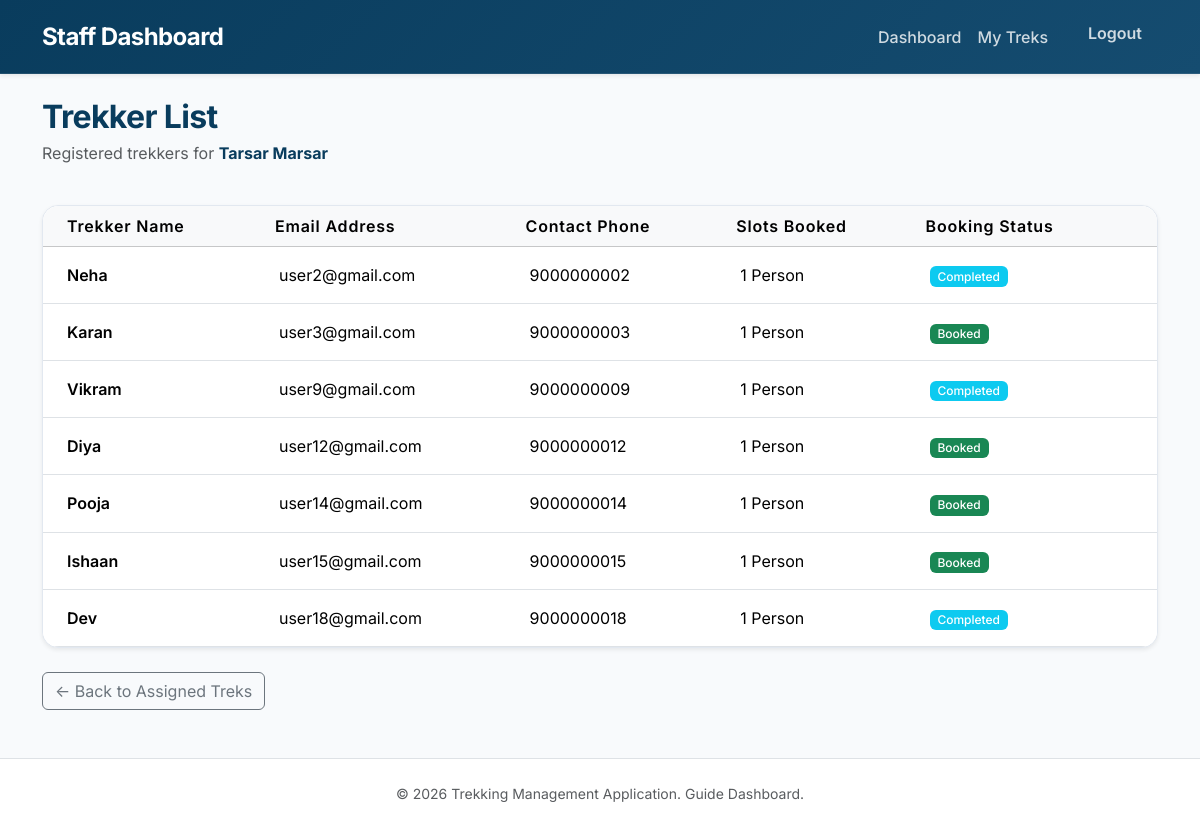
/staff/participants/6 (signed in), run on the app's committed database.
### models.py (models this page shows, shortened)
class Trek(db.Model):
    __tablename__ = "trek"
    id = db.Column(db.Integer, primary_key=True)
    name = db.Column(db.String(100), nullable=False)
    location = db.Column(db.String(100), nullable=False)
    difficulty = db.Column(db.String(50), nullable=False)
    duration = db.Column(db.Integer, nullable=False)
    total_slots = db.Column(db.Integer, nullable=False)
    available_slots = db.Column(db.Integer, nullable=False)
    assigned_staff = db.Column(
        db.Integer,
        db.ForeignKey("user.id"),
        nullable=True
    )
    start_date = db.Column(db.Date)
    end_date = db.Column(db.Date)
    status = db.Column(db.String(20), default="Pending")
    is_deleted = db.Column(
        db.Boolean,
        default=False
    )
    description = db.Column(db.Text)
    bookings = db.relationship(
        "Booking",
        backref="trek",
        lazy=True
    )

class Booking(db.Model):
    __tablename__ = "booking"
    id = db.Column(db.Integer, primary_key=True)
    user_id = db.Column(
        db.Integer,
        db.ForeignKey("user.id"),
        nullable=False
    )
    trek_id = db.Column(
        db.Integer,
        db.ForeignKey("trek.id"),
        nullable=False
    )
    booking_date = db.Column(db.DateTime)
    number_of_people = db.Column(
        db.Integer,
        default=1,
        nullable=False
    )
    status = db.Column(
        db.String(20),
        default="Booked"
    )

class User(UserMixin, db.Model):
    __tablename__ = "user"
    id = db.Column(db.Integer, primary_key=True)
    username = db.Column(db.String(100), unique=True, nullable=False)
    email = db.Column(db.String(100), unique=True, nullable=False)
    name = db.Column(db.String(100), nullable=False)
    phone = db.Column(db.String(20))
    password = db.Column(db.String(255), nullable=False)
    role = db.Column(db.String(20), default="user")
    status = db.Column(db.String(20),default="approved")
    bookings = db.relationship("Booking", backref="user", lazy=True)

### routes/staff.py (the view)
@staff.route("/participants/<int:id>")
@login_required
@staff_required
def participants(id):
    trek = Trek.query.get_or_404(id)
    if trek.assigned_staff != current_user.id:
        flash("Access Denied!", "danger")
        return redirect(url_for("staff.assigned_treks"))
    bookings = Booking.query.filter_by(
        trek_id=id
    ).all()
    return render_template(
        "staff/participants.html",
        trek=trek,
        bookings=bookings
    )

### app.py (called while the page is built)
@login_manager.user_loader
def load_user(user_id):
    return User.query.get(int(user_id))

### routes/staff.py (called while the page is built)
def staff_required(func):
    @wraps(func)
    def wrapper(*args, **kwargs):
        if not current_user.is_authenticated:
            return redirect(url_for("auth.login"))
        if current_user.role != "staff":
            flash("Access Denied!", "danger")
            return redirect(url_for("auth.login"))
        if current_user.status != "approved":
            flash("Your account is awaiting admin approval.", "warning")
            return redirect(url_for("auth.login"))
        return func(*args, **kwargs)
    return wrapper

### templates/staff/participants.html (shortened to what this page needs)
{% extends "staff/base.html" %}
{% block content %}
<div class="row align-items-center mb-4">
    <div class="col-12">
        <h2 class="fw-bold mb-1" style="color: var(--primary); letter-spacing: -0.02em;">Trekker List</h2>
        <p class="text-muted">Registered trekkers for <strong style="color: var(--primary);">{{ trek.name }}</strong></p>
    </div>
</div>
<div class="card shadow-sm">
    <div class="table-responsive">
        <table class="table table-hover align-middle mb-0 bg-white">
            <thead class="table-light">
                <tr>
                    <th class="ps-4">Trekker Name</th>
                    <th>Email Address</th>
                    <th>Contact Phone</th>
                    <th>Slots Booked</th>
                    <th class="pe-4">Booking Status</th>
                </tr>
            </thead>
            <tbody>
            {% for booking in bookings %}
                <tr>
                    <td class="ps-4 fw-semibold">{{ booking.user.name }}</td>
                    <td>{{ booking.user.email }}</td>
                    <td>{{ booking.user.phone or '-' }}</td>
                    <td>{{ booking.number_of_people }} Person</td>
                    <td class="pe-4">
                        {% if booking.status == "Booked" %}
                            <span class="badge bg-success text-white">Booked</span>
                        {% elif booking.status == "Completed" %}
                            <span class="badge bg-info text-white">Completed</span>
                        {% else %}
                            <span class="badge bg-secondary text-white">{{ booking.status }}</span>
                        {% endif %}
                    </td>
                </tr>
            {% else %}
                <tr>
                    <td colspan="5" class="text-center py-4 text-muted">
                        No trekkers registered for this expedition yet.
                    </td>
                </tr>
            {% endfor %}
            </tbody>
        </table>
    </div>
</div>
<div class="mt-4">
    <a href="{{ url_for('staff.assigned_treks') }}" class="btn btn-outline-secondary">
        &larr; Back to Assigned Treks
    </a>
</div>
{% endblock %}

### static/css/style.css (style rules this page uses)
:root { --primary: #093c5d; --primary-light: #154c70; --secondary: #3b7597; --accent: #5df8d8; --bg-light: #f8fafc; --card-bg: #ffffff; --text-main: #1e293b; --text-muted: #64748b; --border-color: #e2e8f0; }
body { font-family: 'Inter', system-ui, -apple-system, sans-serif; background-color: var(--bg-light); color: var(--text-main); display: flex; flex-direction: column; min-height: 100vh; margin: 0; }
.card { background-color: var(--card-bg); border: 1px solid var(--border-color); border-radius: 1rem; transition: all 0.3s cubic-bezier(0.4, 0, 0.2, 1); }
.table-responsive { border-radius: 1rem; }
.table th { font-weight: 600; letter-spacing: 0.05em; }
.table td { padding: 1rem 0.75rem; }
.badge { font-weight: 500; padding: 0.35em 0.65em; border-radius: 0.375rem; }

### data on the page
Trek: name "Tarsar Marsar"
Booking: user.name "Neha", user.email "user2@gmail.com", user "9000000002", number_of_people "1", status "Completed"
Booking: user.name "Karan", user.email "user3@gmail.com", user "9000000003", number_of_people "1", status "Booked"
Booking: user.name "Vikram", user.email "user9@gmail.com", user "9000000009", number_of_people "1", status "Completed"
Booking: user.name "Diya", user.email "user12@gmail.com", user "9000000012", number_of_people "1", status "Booked"
Booking: user.name "Pooja", user.email "user14@gmail.com", user "9000000014", number_of_people "1", status "Booked"
Booking: user.name "Ishaan", user.email "user15@gmail.com", user "9000000015", number_of_people "1", status "Booked"
Booking: user.name "Dev", user.email "user18@gmail.com", user "9000000018", number_of_people "1", status "Completed"
